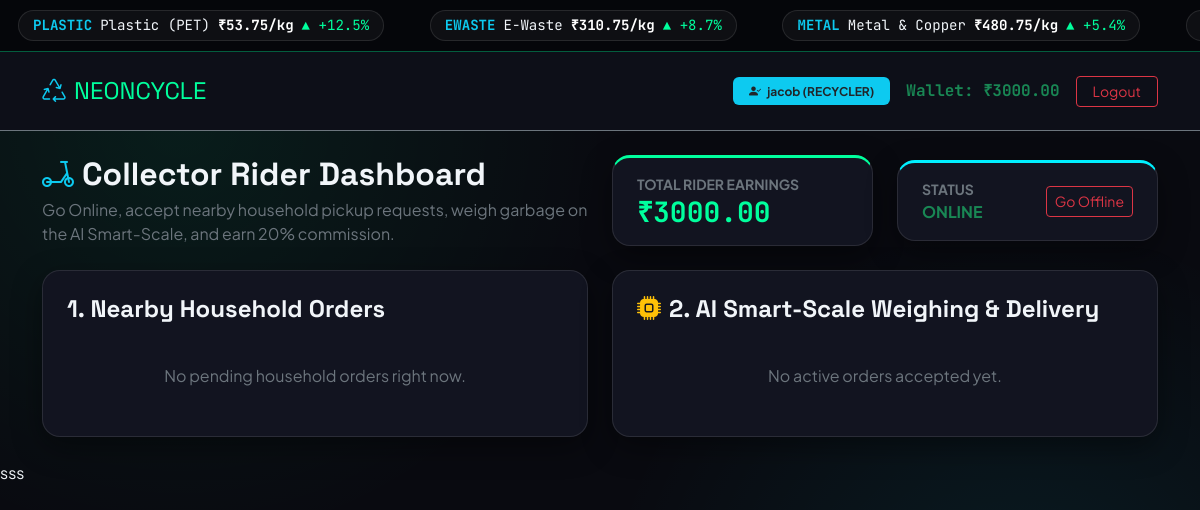
Page /collector/ (signed in) on the committed database.
### core/models.py (models this page shows, shortened)
class GarbagePrice(models.Model):
    name = models.CharField(max_length=100, unique=True)
    code = models.CharField(max_length=15, unique=True)
    price_per_kg = models.FloatField(default=40.0)
    change_pct = models.FloatField(default=2.5)

class UserProfile(models.Model):
    ROLE_CHOICES = [
        ('HOUSEHOLD', 'Household'),
        ('COLLECTOR', 'Collector'),
        ('RECYCLER', 'Recycler'),
        ('ADMIN', 'Admin'),
    ]
    user = models.OneToOneField(User, on_delete=models.CASCADE, related_name='profile')
    role = models.CharField(max_length=20, choices=ROLE_CHOICES, default='HOUSEHOLD')
    wallet_balance = models.FloatField(default=0.0)
    co2_saved_kg = models.FloatField(default=0.0)
    is_online = models.BooleanField(default=True)

### core/views.py (the view, shortened to what this page needs)
# urls.py: path('collector/', views.collector_dashboard, name='collector_dashboard'),
@login_required
def collector_dashboard(request):
    ensure_initial_prices()
    profile, _ = UserProfile.objects.get_or_create(user=request.user)
    available_orders = CollectionOrder.objects.filter(status='PENDING').order_by('-created_at')
    my_active_orders = CollectionOrder.objects.filter(collector=request.user).exclude(status='PENDING').order_by('-created_at')
    return render(request, 'core/collector.html', {
        'profile': profile,
        'prices': GarbagePrice.objects.all(),
        'available_orders': available_orders,
        'my_active_orders': my_active_orders,
    })

### core/views.py (called while the page is built)
def ensure_initial_prices():
    if GarbagePrice.objects.count() == 0:
        defaults = [
            ('Plastic (PET)', 'PLASTIC', 42.0, 3.8),
            ('E-Waste', 'EWASTE', 310.0, 8.4),
            ('Metal & Copper', 'METAL', 480.0, 5.1),
            ('Paper & Cardboard', 'PAPER', 18.0, -1.2),
            ('Glass Bottles', 'GLASS', 14.0, 1.5),
        ]
        for name, code, price, chg in defaults:
            GarbagePrice.objects.create(name=name, code=code, price_per_kg=price, change_pct=chg)

### core/templates/core/collector.html (shortened to what this page needs)
{% extends 'core/base.html' %}
{% block content %}
<div class="row g-4 mb-4 align-items-center">
  <div class="col-md-6">
    <h2 class="fw-bold mb-1"><i class="bi bi-scooter text-info me-2"></i>Collector Rider Dashboard</h2>
    <p class="text-secondary mb-0">Go Online, accept nearby household pickup requests, weigh garbage on the AI Smart-Scale, and earn 20% commission.</p>
  </div>
  <div class="col-md-3">
    <div class="neon-card neon-card-green py-3">
      <div class="small text-secondary fw-bold">TOTAL RIDER EARNINGS</div>
      <h3 class="mono fw-bold mb-0" style="color: var(--neon-green);">₹{{ profile.wallet_balance|floatformat:2 }}</h3>
    </div>
  </div>
  <div class="col-md-3">
    <div class="neon-card neon-card-cyan py-3 d-flex justify-content-between align-items-center">
      <div>
        <div class="small text-secondary fw-bold">STATUS</div>
        {% if profile.is_online %}
          <div class="fw-bold text-success">ONLINE</div>
        {% else %}
          <div class="fw-bold text-danger">OFFLINE</div>
        {% endif %}
      </div>
      <form method="POST" action="/collector/">
        <button type="submit" class="btn btn-sm {% if profile.is_online %}btn-outline-danger{% else %}btn-neon{% endif %}">
          {% if profile.is_online %}Go Offline{% else %}Go Online{% endif %}
        </button>
      </form>
    </div>
  </div>
</div>
<div class="row g-4">
  <div class="col-lg-6">
    <div class="neon-card h-100">
      <h4 class="fw-bold mb-3">1. Nearby Household Orders</h4>
      {% if not profile.is_online %}
        <div class="alert alert-warning">You are OFFLINE. Click "Go Online" to see nearby orders.</div>
      {% else %}
        {% for o in available_orders %}
          <div class="p-3 rounded-3 bg-dark border border-info mb-3 d-flex justify-content-between align-items-center">
            <div>
              <div class="fw-bold text-info">Order #{{ o.id }} — {{ o.garbage_type.name }}</div>
              <div class="small text-light">Address: {{ o.address }} (User: {{ o.household.username }})</div>
              <div class="small text-secondary mono">Est. Weight: {{ o.estimated_weight_kg }} kg • Est. Payout: ₹{{ o.household_payout|floatformat:2 }}</div>
            </div>
            <form method="POST" action="/collector/">
              {% csrf_token %}
              <input type="hidden" name="action" value="accept_order">
              <input type="hidden" name="order_id" value="{{ o.id }}">
              <button type="submit" class="btn btn-neon">Accept</button>
            </form>
          </div>
        {% empty %}
          <div class="text-secondary py-4 text-center">No pending household orders right now.</div>
        {% endfor %}
      {% endif %}
    </div>
  </div>
  <div class="col-lg-6">
    <div class="neon-card h-100">
      <h4 class="fw-bold mb-3"><i class="bi bi-cpu-fill text-warning me-2"></i>2. AI Smart-Scale Weighing & Delivery</h4>
      {% for o in my_active_orders %}
        <div class="p-3 rounded-3 bg-dark border {% if o.is_scale_anomaly %}border-danger{% else %}border-secondary{% endif %} mb-3">
          <div class="d-flex justify-content-between mb-2">
            <strong>Order #{{ o.id }} — {{ o.garbage_type.name }}</strong>
            <span class="badge bg-info text-dark">{{ o.get_status_display }}</span>
          </div>
          <div class="small text-secondary mb-2">
            Address: {{ o.address }} • Household Est.: <strong class="text-white mono">{{ o.estimated_weight_kg }} kg</strong>
          </div>
          {% if o.status == 'ACCEPTED' %}
            <form method="POST" action="/collector/" class="row g-2 align-items-end mt-2">
              {% csrf_token %}
              <input type="hidden" name="action" value="weigh_order">
              <input type="hidden" name="order_id" value="{{ o.id }}">
              <div class="col-7">
                <label class="form-label small text-info fw-bold mb-1">Actual Weight on Digital Scale (kg)</label>
                <input
                  type="number"
                  step="0.1"
                  min="0.1"
                  name="actual_weight_kg"
                  placeholder="Enter scale weight in kg"
                  class="form-control bg-black text-white border-info mono"
                  oninput="checkScaleAnomaly(this, {{ o.estimated_weight_kg }}, 'scaleAlert_{{ o.id }}')"
                  required
                >
              </div>
              <div class="col-5">
                <button type="submit" class="btn btn-neon w-100">Verify & Pay</button>
              </div>
              <div class="col-12 mt-2">
                <div id="scaleAlert_{{ o.id }}" class="small mono text-secondary">
                  <i class="bi bi-shield-check me-1"></i>AI Scale Guardrail active (±40% tolerance from {{ o.estimated_weight_kg }} kg)
                </div>
              </div>
            </form>
          {% else %}
            <div class="small text-success mono fw-bold mb-2">
              Actual Weight: {{ o.actual_weight_kg }} kg | Paid Household: ₹{{ o.household_payout|floatformat:2 }} | Your Commission: +₹{{ o.collector_earning|floatformat:2 }}
            </div>
            {% if o.is_scale_anomaly %}
              <div class="badge bg-danger text-white mono p-2 w-100 text-start">
                <i class="bi bi-exclamation-triangle-fill me-1"></i> {{ o.anomaly_reason }} (Logged to Admin Audit)
              </div>
            {% else %}
              <div class="badge bg-success bg-opacity-25 text-success border border-success mono p-2 w-100 text-start">
                <i class="bi bi-patch-check-fill me-1"></i> {{ o.anomaly_reason }}
              </div>
            {% endif %}
          {% endif %}
        </div>
      {% empty %}
        <div class="text-secondary py-4 text-center">No active orders accepted yet.</div>
      {% endfor %}
    </div>
  </div>
</div>
{% endblock %}

### core/templates/core/base.html (shortened to what this page needs)
<!DOCTYPE html>
<html lang="en" data-bs-theme="dark">
<head>
  <link href="https://cdn.jsdelivr.net/npm/bootstrap@5.3.3/dist/css/bootstrap.min.css" rel="stylesheet">
  <link href="https://cdn.jsdelivr.net/npm/bootstrap-icons@1.11.3/font/bootstrap-icons.min.css" rel="stylesheet">
</head>
<body>
  <div class="ticker-bar">
    <div class="ticker-track mono" id="liveTickerTrack">
      {% for p in prices %}
        <span class="ticker-pill">
          <strong class="text-info">{{ p.code }}</strong>
          <span>{{ p.name }}</span>
          <strong class="text-white">₹{{ p.price_per_kg|floatformat:2 }}/kg</strong>
          {% if p.change_pct >= 0 %}
            <span class="up">▲ +{{ p.change_pct }}%</span>
          {% else %}
            <span class="down">▼ {{ p.change_pct }}%</span>
          {% endif %}
        </span>
      {% endfor %}
    </div>
  </div>
  <nav class="navbar navbar-dark border-bottom border-secondary py-3" style="background: #0d0f18;">
    <div class="container">
      <a class="navbar-brand brand-title fs-4 d-flex align-items-center gap-2" href="/">
        <i class="bi bi-recycle text-info"></i>
        <span style="color: var(--neon-green);">NEONCYCLE</span>
      </a>
      {% if user.is_authenticated %}
      <div class="d-flex align-items-center gap-3">
        <span class="badge bg-info text-dark px-3 py-2 fw-bold">
          <i class="bi bi-person-check-fill me-1"></i> {{ user.username }} ({{ profile.role }})
        </span>
        <span class="mono fw-bold text-success">Wallet: ₹{{ profile.wallet_balance|floatformat:2 }}</span>
        <a href="/logout/" class="btn btn-outline-danger btn-sm px-3">Logout</a>
      </div>
      {% endif %}
    </div>
  </nav>
  <div class="container py-4">
    {% block content %}{% endblock %}
  </div>
</body>
</html>sss

### core/templates/core/base.html (style rules this page uses)
:root { --bg-dark: #090a10; --card-bg: #121420; --neon-green: #00ff9d; --neon-cyan: #00f0ff; --neon-pink: #ff007f; }
body { background-color: var(--bg-dark); background-image: radial-gradient(circle at 15% 15%, rgba(0, 255, 157, 0.08), transparent 35%), radial-gradient(circle at 85% 80%, rgba(0, 240, 255, 0.08), transparent 35%); color: #f1f5f9; font-family: 'Plus Jakarta Sans', sans-serif; min-height: 100vh; }
h1, h2, h3, h4, h5, .brand-title { font-family: 'Space Grotesk', sans-serif; }
.mono { font-family: 'JetBrains Mono', monospace; }
.ticker-bar { background: #05060a; border-bottom: 1px solid rgba(0, 255, 157, 0.35); overflow: hidden; white-space: nowrap; padding: 10px 0; position: sticky; top: 0; z-index: 1050; }
.ticker-track { display: inline-block; white-space: nowrap; animation: scrollTicker 22s linear infinite; }
.ticker-pill { display: inline-flex; align-items: center; gap: 8px; margin: 0 18px; padding: 4px 14px; border-radius: 99px; background: rgba(255, 255, 255, 0.04); border: 1px solid rgba(255, 255, 255, 0.1); font-size: 0.88rem; }
.up { color: var(--neon-green); }
.neon-card { background: var(--card-bg); border: 1px solid rgba(255, 255, 255, 0.1); border-radius: 18px; padding: 24px; box-shadow: 0 10px 30px rgba(0, 0, 0, 0.4); }
.neon-card-green { border-top: 3px solid var(--neon-green); }
.neon-card-cyan { border-top: 3px solid var(--neon-cyan); }

### rows in the picture
GarbagePrice: code "PLASTIC", name "Plastic (PET)", price_per_kg "53.75", change_pct "12.5"
GarbagePrice: code "EWASTE", name "E-Waste", price_per_kg "310.75", change_pct "8.7"
GarbagePrice: code "METAL", name "Metal & Copper", price_per_kg "480.75", change_pct "5.4"
UserProfile: role "RECYCLER", wallet_balance "3000.00"

### other values in the picture
{{ user.username }} "jacob"
